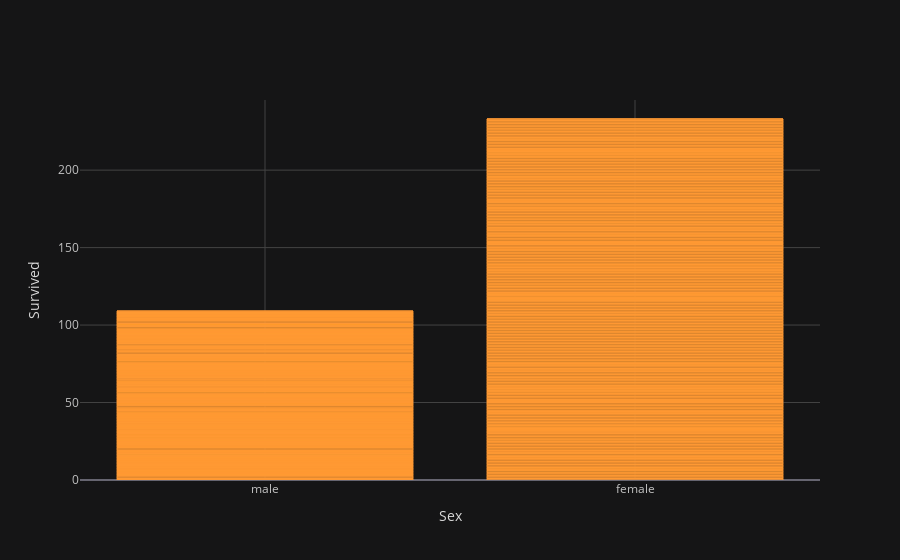

Notebook code for this chart:
### Code cell
titanic.iplot(kind='bar',x='sex',y='survived',xTitle='Sex',yTitle='Survived',theme='solar')

### Figure 1 — Plotly figure (JSON) as saved in the notebook; plotly's stock layout.template omitted (floating-point values rounded to 4 significant figures; data arrays with more than 128 entries replaced by an {"elided": "..."} marker saying what was removed)
{"data": [{"marker": {"color": "rgba(255, 153, 51, 0.6)", "line": {"color": "rgba(255, 153, 51, 1.0)", "width": 1}}, "name": "survived", "orientation": "v", "text": "", "type": "bar", "x": {"elided": "891 str values"}, "y": {"elided": "891 int values"}}], "layout": {"legend": {"bgcolor": "#151516", "font": {"color": "#D9D9D9"}}, "paper_bgcolor": "#151516", "plot_bgcolor": "#151516", "title": {"font": {"color": "#D9D9D9"}}, "xaxis": {"gridcolor": "#434343", "showgrid": true, "tickfont": {"color": "#C2C2C2"}, "title": {"font": {"color": "#D9D9D9"}, "text": "Sex"}, "zerolinecolor": "#666570"}, "yaxis": {"gridcolor": "#434343", "showgrid": true, "tickfont": {"color": "#C2C2C2"}, "title": {"font": {"color": "#D9D9D9"}, "text": "Survived"}, "zerolinecolor": "#666570"}}}
